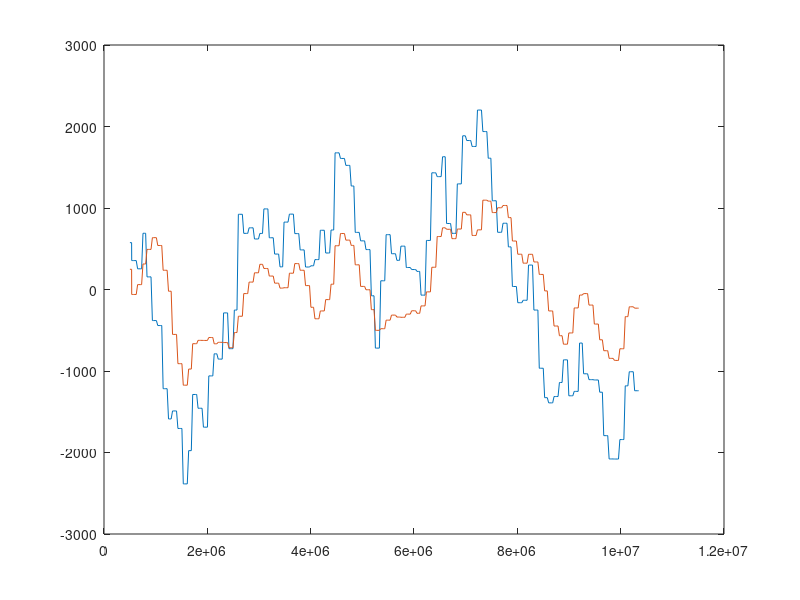

Recreate this plot in MATLAB. (Note: this script raises an error after producing the figure.)
%% offset
file = load("empty.mat");
data = file.data;
time = file.timestamp;
acc = data(:, 1:3);
force = data(:, 4:5);
offset_force = mean(force);
plot(time, force-offset_force)
%%
types = ["relax","flex"];
conf=["1", "2", "3"];
angles=[0,85,110]+90;

acceleration = [];
zci = @(v) find(v(:).*circshift(v(:), [-1 0]) <= 0);  


for i = 1:length(conf)
    for j = 1:length(types)
        filename = "pos" + conf(i)+"_"+types(j);
        file = load(filename);
        data = [file.timestamp file.data ];
        data = sortrows(data);
        time = double(data(:,1))/1000000;
        acc = double(data(:, 2:4));
        force = data(:, 5:6)-int64(offset_force);

        
        
        x = time(1):1/1000:time(end);
        per=0;
        acceleration = [];
        alpha=(angles(i)-40)*pi/180;
        for k = 1:2
            y = interp1(time,acc(:,k),x);
    
            ym = mean(y);                    
            yz = y-mean(y);
            zx = x(zci(yz));     % Find zero-crossing
            if per==0
            per = 2*mean(diff(zx));                     % Estimate period
            end
           
            peak=zci(yz)+floor(per*1000/4);
            A=mean(abs(yz(peak(1:end-10))));                         
            
            shift = 0;
            yp = A*sin(2*pi/per*(x))+ym;
            min_sum=sum(abs(yp-y));
            for s = 0:0.001:per
                yp = A*sin(2*pi/per*(x+s))+ym;
                su=sum(abs(yp-y));
                if su < min_sum
                    min_sum = su;
                    shift=s;
                end
            end
            yp = A*sin(2*pi/per*(x+shift))+ym;


            if(length(acceleration)==0)
                acceleration=yp;
            else
                acceleration=[acceleration; yp];
            end
        end
        x=acceleration(1,:).*cos(alpha)+ acceleration(2,:).*sin(alpha)+500*cos(pi*angles(i)/180);
        y=-acceleration(2,:).*cos(alpha)+ acceleration(1,:).*sin(alpha)+500*sin(pi*angles(i)/180);
        %figure(1)
        co="b"
        if j==2
            co="r"
        end
        figure(1)
        plot(x, y, co)
        hold on;

        figure(2)
        subplot(3,1,i)
        me = mean(force,2)
        plot(time(10:end),me(10:end), co)
        title("Force arm angle: " + angles(i) + "deg")
        legend("Relaxing", "Flexing")
        hold on
        
    end
end

figure(1)
for i = 1:length(conf)
    plot([0 500*cos(pi*angles(i)/180)], [0 500*sin(pi*angles(i)/180)], "-o")
end
figure(1)
plot([0 0], [-500 0], "-oblack")
title("Acceleration for 3 arm configurations")
legend("Relaxing", "Flexing")


m=700
figure(1)
axis([-m m -m m], "equal")
hold off;                 % Returns Zero-Crossing Indices Of Argument Vector

